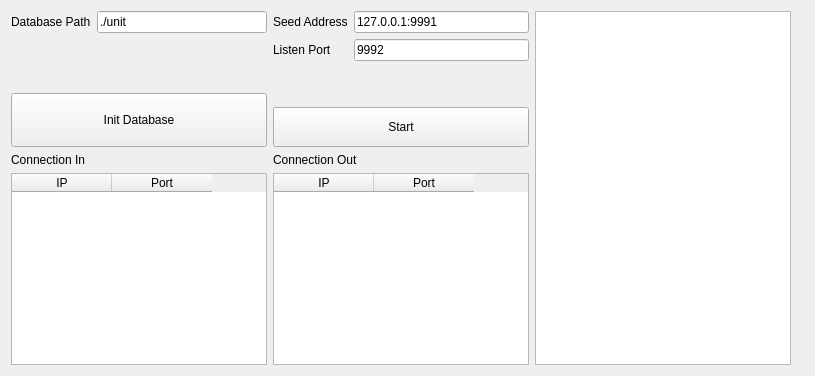
     <widget class="QWidget" name="tab_9">
      <attribute name="title">
       <string>P2P测试</string>
      </attribute>
      <layout class="QHBoxLayout" name="horizontalLayout_79">
       <item>
        <layout class="QHBoxLayout" name="horizontalLayout_78">
         <item>
          <layout class="QVBoxLayout" name="verticalLayout_45">
           <item>
            <layout class="QHBoxLayout" name="horizontalLayout_30">
             <item>
              <layout class="QVBoxLayout" name="verticalLayout_29">
               <item>
                <layout class="QHBoxLayout" name="horizontalLayout_31">
                 <item>
                  <widget class="QLabel" name="label_23">
                   <property name="text">
                    <string>Database Path</string>
                   </property>
                  </widget>
                 </item>
                 <item>
                  <widget class="QLineEdit" name="edtDatabasePath">
                   <property name="text">
                    <string>./unit</string>
                   </property>
                  </widget>
                 </item>
                </layout>
               </item>
               <item>
                <spacer name="verticalSpacer_4">
                 <property name="orientation">
                  <enum>Qt::Vertical</enum>
                 </property>
                 <property name="sizeHint" stdset="0">
                  <size>
                   <width>20</width>
                   <height>40</height>
                  </size>
                 </property>
                </spacer>
               </item>
               <item>
                <widget class="QPushButton" name="btnInitDataBase">
                 <property name="sizePolicy">
                  <sizepolicy hsizetype="Expanding" vsizetype="Expanding">
                   <horstretch>0</horstretch>
                   <verstretch>0</verstretch>
                  </sizepolicy>
                 </property>
                 <property name="minimumSize">
                  <size>
                   <width>40</width>
                   <height>40</height>
                  </size>
                 </property>
                 <property name="maximumSize">
                  <size>
                   <width>16777215</width>
                   <height>112</height>
                  </size>
                 </property>
                 <property name="styleSheet">
                  <string notr="true"/>
                 </property>
                 <property name="text">
                  <string>Init Database</string>
                 </property>
                </widget>
               </item>
              </layout>
             </item>
             <item>
              <layout class="QVBoxLayout" name="verticalLayout_26">
               <item>
                <layout class="QHBoxLayout" name="horizontalLayout_29">
                 <item>
                  <layout class="QVBoxLayout" name="verticalLayout_24">
                   <item>
                    <widget class="QLabel" name="label_20">
                     <property name="text">
                      <string>Seed Address</string>
                     </property>
                    </widget>
                   </item>
                   <item>
                    <widget class="QLabel" name="label_19">
                     <property name="text">
                      <string>Listen Port</string>
                     </property>
                    </widget>
                   </item>
                  </layout>
                 </item>
                 <item>
                  <layout class="QVBoxLayout" name="verticalLayout_25">
                   <item>
                    <widget class="QLineEdit" name="edtP2PSeedAddr">
                     <property name="text">
                      <string>127.0.0.1:9991</string>
                     </property>
                    </widget>
                   </item>
                   <item>
                    <widget class="QLineEdit" name="edtP2PListenPort">
                     <property name="text">
                      <string>9992</string>
                     </property>
                    </widget>
                   </item>
                  </layout>
                 </item>
                </layout>
               </item>
               <item>
                <spacer name="verticalSpacer_3">
                 <property name="orientation">
                  <enum>Qt::Vertical</enum>
                 </property>
                 <property name="sizeHint" stdset="0">
                  <size>
                   <width>20</width>
                   <height>40</height>
                  </size>
                 </property>
                </spacer>
               </item>
               <item>
                <widget class="QPushButton" name="btnP2PStart">
                 <property name="sizePolicy">
                  <sizepolicy hsizetype="Expanding" vsizetype="Expanding">
                   <horstretch>0</horstretch>
                   <verstretch>0</verstretch>
                  </sizepolicy>
                 </property>
                 <property name="minimumSize">
                  <size>
                   <width>40</width>
                   <height>40</height>
                  </size>
                 </property>
                 <property name="maximumSize">
                  <size>
                   <width>16777215</width>
                   <height>112</height>
                  </size>
                 </property>
                 <property name="text">
                  <string>Start</string>
                 </property>
                </widget>
               </item>
              </layout>
             </item>
            </layout>
           </item>
           <item>
            <layout class="QHBoxLayout" name="horizontalLayout_77">
             <item>
              <layout class="QVBoxLayout" name="verticalLayout_27">
               <item>
                <widget class="QLabel" name="label_21">
                 <property name="text">
                  <string>Connection In</string>
                 </property>
                </widget>
               </item>
               <item>
                <widget class="QTableWidget" name="tbP2PConnectionIn">
                 <column>
                  <property name="text">
                   <string>IP</string>
                  </property>
                 </column>
                 <column>
                  <property name="text">
                   <string>Port</string>
                  </property>
                 </column>
                </widget>
               </item>
              </layout>
             </item>
             <item>
              <layout class="QVBoxLayout" name="verticalLayout_28">
               <item>
                <widget class="QLabel" name="label_22">
                 <property name="text">
                  <string>Connection Out</string>
                 </property>
                </widget>
               </item>
               <item>
                <widget class="QTableWidget" name="tbP2PConnectionOut">
                 <column>
                  <property name="text">
                   <string>IP</string>
                  </property>
                 </column>
                 <column>
                  <property name="text">
                   <string>Port</string>
                  </property>
                 </column>
                </widget>
               </item>
              </layout>
             </item>
            </layout>
           </item>
          </layout>
         </item>
         <item>
          <widget class="QPlainTextEdit" name="plainTextEdit"/>
         </item>
        </layout>
       </item>
       <item>
        <widget class="QLabel" name="label_18">
         <property name="text">
          <string/>
         </property>
        </widget>
       </item>
      </layout>
     </widget>
